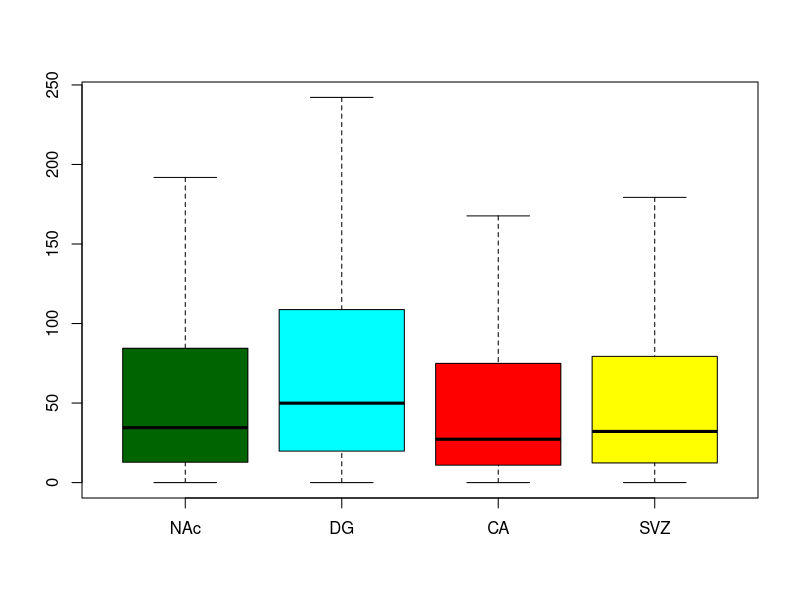

Source code (R):
library(ggplot2)
NAc<-read.table("DistanceTSS_Region_ctrl_NAc_other_DAR.txt");
DG<-read.table("DistanceTSS_Region_ctrl_DG_other_DAR.txt");
CA<-read.table("DistanceTSS_Region_ctrl_CA_other_DAR.txt");
SVZ<-read.table("DistanceTSS_Region_ctrl_SVZ_other_DAR.txt");

a<-boxplot(as.numeric(NAc$V2/1000),as.numeric(DG$V2/1000),
           as.numeric(CA$V2/1000),as.numeric(SVZ$V2/1000),
           col=c("darkgreen","cyan","red","yellow"),
           names = c("NAc","DG","CA","SVZ"),outline = F)

